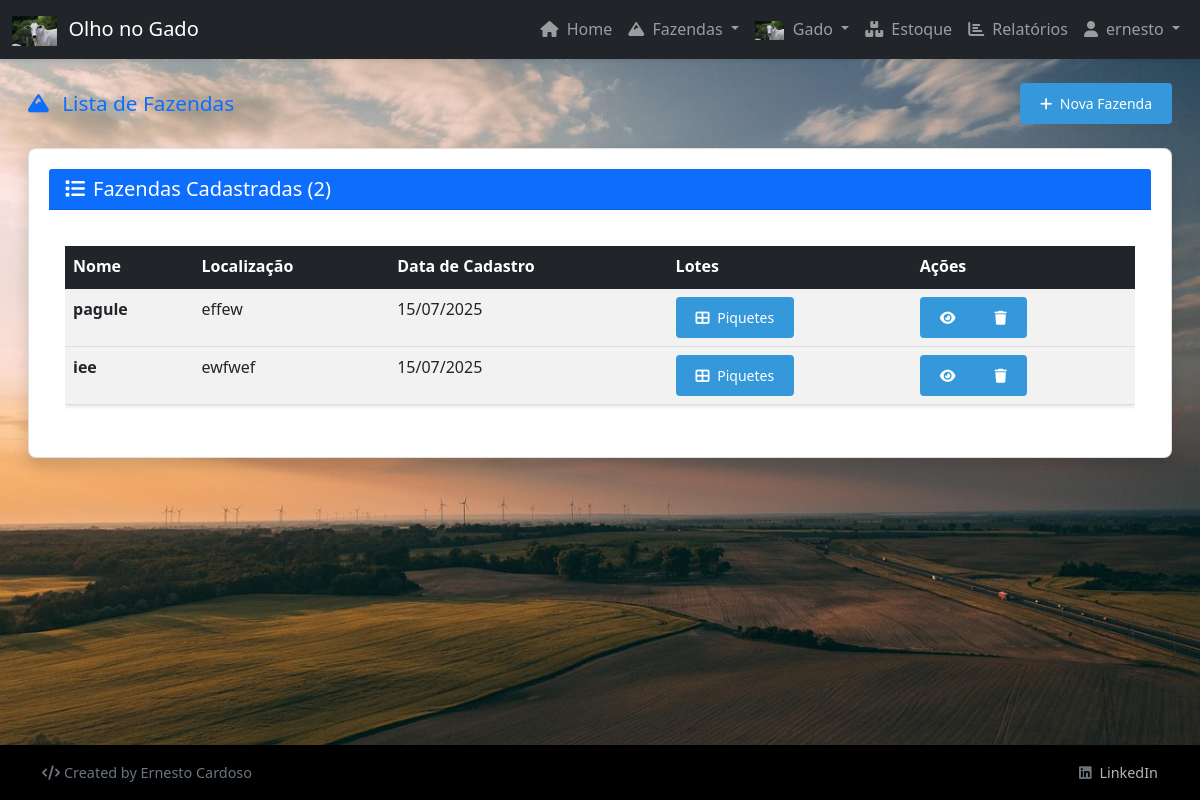
/fazendas/ (signed in), run on the app's committed database.
### fazendascdst/models.py (models this page shows, shortened)
class Fazenda(models.Model):
    user = models.ForeignKey(User, on_delete=models.CASCADE, null=True, blank=True)
    nome = models.CharField(max_length=100)
    localização = models.TextField()
    data_de_cadastro = models.DateField(auto_now_add=True)
    is_active = models.BooleanField(default=True)
    objects = ActiveManager()  # Manager padrão - apenas registros ativos
    all_objects = AllManager()  # Manager para todos os registros

### fazendascdst/views.py (the view)
# urls.py: path('fazendas/', views.lista_fazendas, name='lista_fazendas'),
def lista_fazendas(request):
    fazendas = Fazenda.objects.filter(user=request.user)
    return render(request, 'fazendascdst/lista.html', {'fazendas': fazendas})

### fazendascdst/models.py (called while the page is built)
    def get_queryset(self):
        return super().get_queryset().filter(is_active=True)

### templates/fazendascdst/lista.html (shortened to what this page needs)
{% extends 'base.html' %}
{% load static %}
{% block content %}
<div class="px-2 px-md-3">
    <div class="d-flex justify-content-between align-items-center mb-3 mb-md-4 flex-wrap">
        <h2 class="text-primary mb-2 mb-md-0" style="font-size: 1.3rem;">
            <i class="fas fa-mountain me-1 me-md-2"></i>
            <span class="d-none d-sm-inline">Lista de </span>Fazendas
        </h2>
        <a href="{% url 'adicionar_fazenda' %}" class="btn btn-success btn-sm">
            <i class="fas fa-plus me-1"></i>
            <span class="d-none d-sm-inline">Nova </span>Fazenda
        </a>
    </div>
        <div class="card shadow">
            <div class="card-header bg-primary text-white">
                <h5 class="card-title mb-0">
                    <i class="fas fa-list me-2"></i>Fazendas Cadastradas ({{ fazendas.count }})
                </h5>
            </div>
            <div class="card-body">
                {% if fazendas %}
                    <div class="table-responsive d-none d-md-block">
                        <table class="table table-striped table-hover">
                            <thead class="table-dark">
                                <tr>
                                    <th>Nome</th>
                                    <th>Localização</th>
                                    <th>Data de Cadastro</th>
                                    <th>Lotes</th>
                                    <th>Ações</th>
                                </tr>
                            </thead>
                            <tbody>
                                {% for fazenda in fazendas %}
                                <tr>
                                    <td><strong>{{ fazenda.nome }}</strong></td>
                                    <td>{{ fazenda.localização }}</td>
                                    <td>{{ fazenda.data_de_cadastro|date:"d/m/Y" }}</td>
                                    <td>
                                        <a href="{% url 'lista_piquetes' %}?fazenda={{ fazenda.id }}" class="btn btn-sm btn-outline-primary">
                                            <i class="fas fa-th-large me-1"></i>{{ fazenda.piquetes.count }} Piquetes
                                        </a>
                                    </td>
                                    <td>
                                        <div class="btn-group" role="group">
                                            <a href="{% url 'lista_piquetes' %}?fazenda={{ fazenda.id }}"
                                               class="btn btn-sm btn-info" title="Ver Piquetes">
                                                <i class="fas fa-eye"></i>
                                            </a>
                                            <button class="btn btn-sm btn-danger"
                                                    onclick="deletarFazenda({{ fazenda.id }}, '{{ fazenda.nome }}')"
                                                    title="Excluir">
                                                <i class="fas fa-trash"></i>
                                            </button>
                                        </div>
                                    </td>
                                </tr>
                                {% endfor %}
                            </tbody>
                        </table>
                    </div>
                {% endif %}
            </div>
        </div>
    </div>
{% endblock %}

### templates/base.html (shortened to what this page needs)
{% load static %}
<!DOCTYPE html>
<html lang="pt-BR">
<head>
    <link href="https://cdn.jsdelivr.net/npm/bootstrap@5.1.3/dist/css/bootstrap.min.css" rel="stylesheet">
    <link href="https://cdnjs.cloudflare.com/ajax/libs/font-awesome/6.0.0/css/all.min.css" rel="stylesheet">
    <link rel="stylesheet" href="{% static 'css/style.css' %}">
</head>
<body>
    <nav class="navbar navbar-expand-lg navbar-dark bg-dark shadow-sm">
        <div class="container-fluid">
            <a class="navbar-brand" href="{% url 'index' %}">
                <img src="{% static 'img/pexels-matheus-lara-1785960246-31026900.jpg' %}" alt="Trator" style="height: 1.5em; width: auto; vertical-align: middle; margin-right: 0.3em;">
                <span class="d-none d-md-inline">Olho no Gado</span>
            </a>
            <div class="collapse navbar-collapse" id="navbarNav">
                <ul class="navbar-nav ms-auto">
                    <li class="nav-item">
                        <a class="nav-link" href="{% url 'index' %}">
                            <i class="fas fa-home me-1"></i> Home
                        </a>
                    </li>
                    <li class="nav-item dropdown">
                        <a class="nav-link dropdown-toggle" href="#" id="fazendaDropdown" role="button"
                           data-bs-toggle="dropdown">
                            <i class="fas fa-mountain me-1"></i> Fazendas
                        </a>
                    </li>
                    <li class="nav-item dropdown">
                        <a class="nav-link dropdown-toggle" href="#" id="gadoDropdown" role="button"
                           data-bs-toggle="dropdown">
                            <img src="{% static 'img/pexels-matheus-lara-1785960246-31026900.jpg' %}" alt="Trator" style="height: 1.2em; width: auto; vertical-align: middle; margin-right: 0.3em;"> Gado
                        </a>
                    </li>
                    <li class="nav-item">
                        <a class="nav-link" href="{% url 'estoque_index' %}">
                            <i class="fas fa-boxes me-1"></i> Estoque
                        </a>
                    </li>
                    <li class="nav-item">
                        <a class="nav-link" href="{% url 'relatorios_index' %}">
                            <i class="fas fa-chart-bar me-1"></i> Relatórios
                        </a>
                    </li>
                    {% if user.is_authenticated %}
                    <li class="nav-item dropdown">
                        <a class="nav-link dropdown-toggle" href="#" id="userDropdown" role="button"
                           data-bs-toggle="dropdown">
                            <i class="fas fa-user me-1"></i> {{ user.username }}
                        </a>
                    </li>
                    {% else %}
                    <li class="nav-item">
                        <a class="nav-link" href="{% url 'login' %}">
                            <i class="fas fa-sign-in-alt me-1"></i> Login
                        </a>
                    </li>
                    {% endif %}
                </ul>
            </div>
        </div>
    </nav>
    <main class="container-fluid my-3 my-md-4">
        {% block content %}{% endblock %}
    </main>
    {% now 'Y' as year %}
    <footer class="footer mt-auto py-3 bg-dark text-white" style="position: static !important; bottom: auto !important;">
        <div class="container">
            <div class="row align-items-center">
                <div class="col-md-6 text-start">
                    <span class="text-muted">
                        <i class="fas fa-code me-1"></i>Created by Ernesto Cardoso
                    </span>
                </div>
                <div class="col-md-6 text-end">
                    <span class="text-muted">
                        <i class="fab fa-linkedin me-1"></i>
                        <a href="#" class="text-white text-decoration-none" style="opacity: 0.7;">
                            LinkedIn
                        </a>
                    </span>
                </div>
            </div>
        </div>
    </footer>
</body>
</html>

### static/css/style.css (style rules this page uses)
body { font-family: 'Segoe UI', Tahoma, Geneva, Verdana, sans-serif; margin: 0; padding: 0; background-color: #f5f5f5; color: #333; line-height: 1.6; min-height: 100vh; display: flex; flex-direction: column; }
main { flex: 1; }
.footer { background-color: #000000 !important; color: white !important; text-align: center; padding: 1rem; margin-top: auto !important; width: 100%; position: static !important; bottom: auto !important; z-index: auto !important; }
table { width: 100%; border-collapse: collapse; margin: 20px 0; box-shadow: 0 2px 3px rgba(0, 0, 0, 0.1); }
th, td { padding: 12px 15px; text-align: left; border-bottom: 1px solid #ddd; }
th { background-color: #2c3e50; color: white; }
tr:nth-child(even) { background-color: #f2f2f2; }
.btn { display: inline-block; padding: 10px 20px; background-color: #3498db; color: white; border: none; border-radius: 4px; cursor: pointer; text-decoration: none; }
.card { background: white; border-radius: 8px; padding: 20px; margin: 10px 0; box-shadow: 0 2px 5px rgba(0, 0, 0, 0.1); }

### data on the page
Fazenda: nome "pagule", localização "effew", data_de_cadastro "15/07/2025"
Fazenda: nome "iee", localização "ewfwef", data_de_cadastro "15/07/2025"

### other printed values
{{ user.username }} "ernesto"
{{ fazendas.count }} "2"
